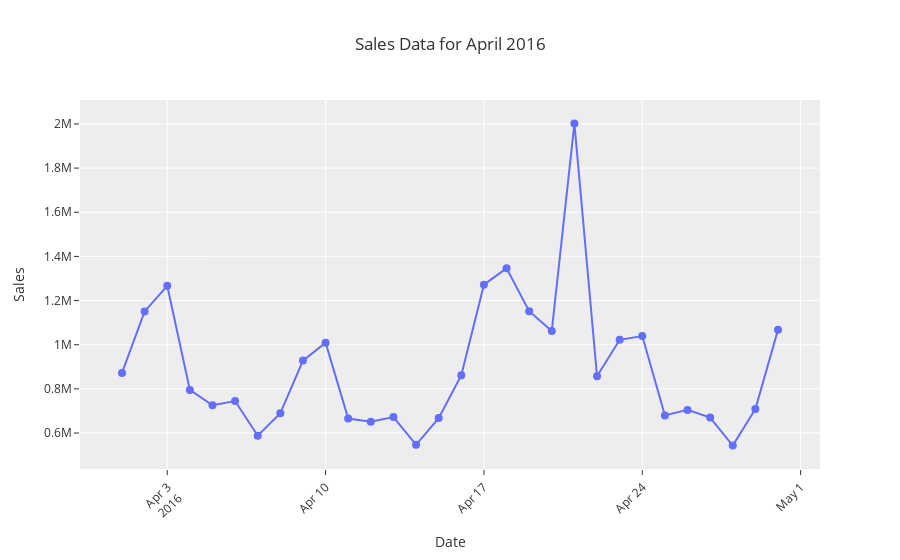

The notebook cell saved with this chart:
### Code cell
# Create a line plot using Plotly Express
fig = px.line(sales_in_date_range, x=sales_in_date_range.index, y='sales', title='Sales Data for April 2016')

# Customize the appearance
fig.update_traces(mode='lines+markers', marker=dict(size=8))
fig.update_xaxes(title_text='Date', tickangle=-45)
fig.update_yaxes(title_text='Sales')
fig.update_layout(xaxis=dict(showgrid=True), yaxis=dict(showgrid=True), template='ggplot2')

# Show the plot
fig.show();

### Figure 1 — Plotly figure (JSON) as saved in the notebook; plotly's stock layout.template omitted (floating-point values rounded to 4 significant figures)
{"data": [{"hovertemplate": "date=%{x}<br>sales=%{y}<extra></extra>", "legendgroup": "", "line": {"color": "#636efa", "dash": "solid"}, "marker": {"size": 8, "symbol": "circle"}, "mode": "lines+markers", "name": "", "orientation": "v", "showlegend": false, "type": "scatter", "x": ["2016-04-01T00:00:00", "2016-04-02T00:00:00", "2016-04-03T00:00:00", "2016-04-04T00:00:00", "2016-04-05T00:00:00", "2016-04-06T00:00:00", "2016-04-07T00:00:00", "2016-04-08T00:00:00", "2016-04-09T00:00:00", "2016-04-10T00:00:00", "2016-04-11T00:00:00", "2016-04-12T00:00:00", "2016-04-13T00:00:00", "2016-04-14T00:00:00", "2016-04-15T00:00:00", "2016-04-16T00:00:00", "2016-04-17T00:00:00", "2016-04-18T00:00:00", "2016-04-19T00:00:00", "2016-04-20T00:00:00", "2016-04-21T00:00:00", "2016-04-22T00:00:00", "2016-04-23T00:00:00", "2016-04-24T00:00:00", "2016-04-25T00:00:00", "2016-04-26T00:00:00", "2016-04-27T00:00:00", "2016-04-28T00:00:00", "2016-04-29T00:00:00", "2016-04-30T00:00:00"], "xaxis": "x", "y": [872500.0, 1151000.0, 1267000.0, 795200.0, 725800.0, 744800.0, 587900.0, 689700.0, 928000.0, 1009000.0, 665300.0, 651700.0, 672600.0, 546800.0, 667600.0, 862100.0, 1272000.0, 1346000.0, 1152000.0, 1062000.0, 2002000.0, 857100.0, 1022000.0, 1039000.0, 680000.0, 704800.0, 670300.0, 543300.0, 708700.0, 1067000.0], "yaxis": "y"}], "layout": {"legend": {"tracegroupgap": 0}, "title": {"text": "Sales Data for April 2016"}, "xaxis": {"anchor": "y", "domain": [0, 1], "showgrid": true, "tickangle": -45, "title": {"text": "Date"}}, "yaxis": {"anchor": "x", "domain": [0, 1], "showgrid": true, "title": {"text": "Sales"}}}}
